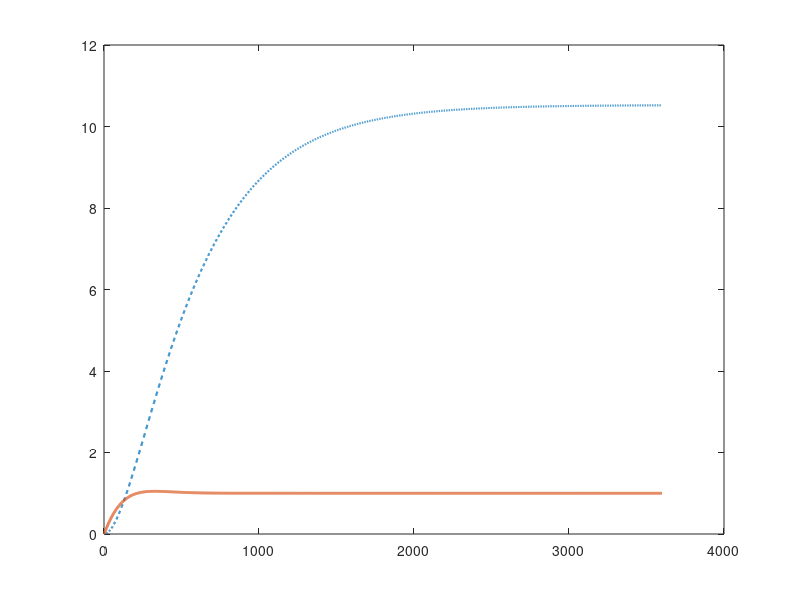

The MATLAB script that drew this image: (Note: this script raises an error after producing the figure.)
% Script de simulación térmica - Planta de 80W y Controlador PID
clear; clc; close all;

% 1. Parámetros físicos del modelo
P_nom = 80;      
G_1 = 0.035;     
C_eq = 1265.7;   
C_p = 15.93;     
G_eq = 7.60;     

% 2. Coeficientes de la función de transferencia
A_coef = P_nom * G_1;
B_coef = C_eq * C_p;
C_coef = (C_eq * G_1) + (C_p * G_1) + (C_p * G_eq); 
D_coef = G_1 * G_eq;

% 3. Definición de la planta
s = tf('s');
G_planta = A_coef / (B_coef * s^2 + C_coef * s + D_coef);

% 4. Controlador PID diseñado para 80W (Meta: Settling Time ~ 10 min)
Kp = 0.85;
Ki = 0.0016;
Kd = 72.7;
Tf = 1; % Constante de tiempo del filtro derivativo (s)

% Definición del PID continuo con filtro derivativo
C_pid = Kp + Ki/s + (Kd*s)/(Tf*s + 1);

% 5. Sistema a lazo cerrado
H_lazo_cerrado = feedback(C_pid * G_planta, 1);

% 6. Configuración de la simulación
t = 0:1:3600; % Simulación de 60 minutos
[y_abierto, ~] = step(G_planta, t);
[y_cerrado, ~] = step(H_lazo_cerrado, t);

% 7. Figura 1: Comparativa Lazo Abierto vs Lazo Cerrado (PID)
figure('Name', 'Comparativa de Respuestas (PID)', 'Color', 'w');
plot(t, y_abierto, 'LineWidth', 1.5, 'LineStyle', '--', 'Color', [0 0.4470 0.7410]); 
hold on;
plot(t, y_cerrado, 'LineWidth', 2, 'Color', [0.8500 0.3250 0.0980]);
yline(1, 'k:', 'Referencia', 'LineWidth', 1.5, 'LabelHorizontalAlignment', 'left');
grid on;
title('Respuesta al Escalón: Lazo Abierto vs Lazo Cerrado (PID)', 'FontSize', 12, 'FontWeight', 'bold');
xlabel('Tiempo (s)', 'FontSize', 11);
ylabel('Temperatura / Magnitud Normalizada', 'FontSize', 11);
legend('Lazo Abierto (Planta Pura)', 'Lazo Cerrado (Planta + PID)', 'Location', 'best');
xlim([0 t(end)]);
hold off;

% 8. Figura 2: Solo Lazo Cerrado (PID)
figure('Name', 'Respuesta a Lazo Cerrado PID', 'Color', 'w');
plot(t, y_cerrado, 'LineWidth', 2, 'Color', [0.8500 0.3250 0.0980]);
hold on;
yline(1, 'k:', 'Referencia', 'LineWidth', 1.5, 'LabelHorizontalAlignment', 'left');
grid on;
title('Respuesta al Escalón a Lazo Cerrado (PID + Planta 80 W)', 'FontSize', 12, 'FontWeight', 'bold');
xlabel('Tiempo (s)', 'FontSize', 11);
ylabel('Temperatura Normalizada', 'FontSize', 11);
legend('Respuesta del Sistema', 'Referencia Deseada', 'Location', 'best');
xlim([0 t(end)]);
ylim([0 1.2]);
hold off;

% 9. Métricas de desempeño del lazo cerrado
info_cerrado = stepinfo(y_cerrado, t, 1);

fprintf('\nMétricas del lazo cerrado con controlador PID:\n');
fprintf('Rise Time      : %.2f s (%.2f min)\n', info_cerrado.RiseTime, info_cerrado.RiseTime/60);
fprintf('Settling Time  : %.2f s (%.2f min)\n', info_cerrado.SettlingTime, info_cerrado.SettlingTime/60);
fprintf('Overshoot      : %.2f %%\n', info_cerrado.Overshoot);
